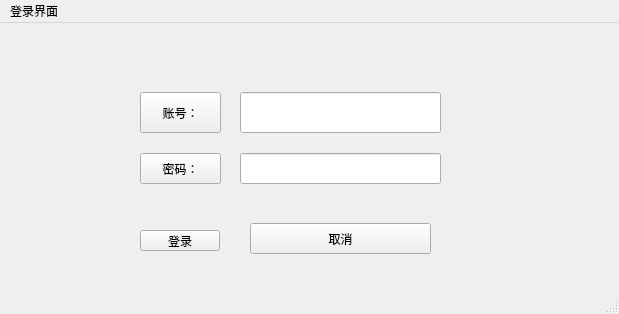
<?xml version="1.0" encoding="UTF-8"?>
<ui version="4.0">
 <class>second</class>
 <widget class="QMainWindow" name="second">
  <property name="geometry">
   <rect>
    <x>0</x>
    <y>0</y>
    <width>619</width>
    <height>314</height>
   </rect>
  </property>
  <property name="windowTitle">
   <string>MainWindow</string>
  </property>
  <property name="styleSheet">
   <string notr="true"/>
  </property>
  <widget class="QWidget" name="centralwidget">
   <widget class="QLineEdit" name="Number">
    <property name="geometry">
     <rect>
      <x>240</x>
      <y>69</y>
      <width>201</width>
      <height>41</height>
     </rect>
    </property>
   </widget>
   <widget class="QLineEdit" name="word">
    <property name="geometry">
     <rect>
      <x>240</x>
      <y>130</y>
      <width>201</width>
      <height>31</height>
     </rect>
    </property>
   </widget>
   <widget class="QPushButton" name="number">
    <property name="geometry">
     <rect>
      <x>140</x>
      <y>69</y>
      <width>81</width>
      <height>41</height>
     </rect>
    </property>
    <property name="text">
     <string>账号：</string>
    </property>
   </widget>
   <widget class="QPushButton" name="pushButton_2">
    <property name="geometry">
     <rect>
      <x>140</x>
      <y>130</y>
      <width>81</width>
      <height>31</height>
     </rect>
    </property>
    <property name="text">
     <string>密码：</string>
    </property>
   </widget>
   <widget class="QPushButton" name="pushButton">
    <property name="geometry">
     <rect>
      <x>140</x>
      <y>207</y>
      <width>80</width>
      <height>21</height>
     </rect>
    </property>
    <property name="text">
     <string>登录</string>
    </property>
   </widget>
   <widget class="QPushButton" name="pushButton_4">
    <property name="geometry">
     <rect>
      <x>250</x>
      <y>200</y>
      <width>181</width>
      <height>31</height>
     </rect>
    </property>
    <property name="text">
     <string>取消</string>
    </property>
   </widget>
  </widget>
  <widget class="QMenuBar" name="menubar">
   <property name="geometry">
    <rect>
     <x>0</x>
     <y>0</y>
     <width>619</width>
     <height>17</height>
    </rect>
   </property>
   <widget class="QMenu" name="menu">
    <property name="title">
     <string>登录界面</string>
    </property>
   </widget>
   <addaction name="menu"/>
  </widget>
  <widget class="QStatusBar" name="statusbar"/>
 </widget>
 <resources/>
 <connections/>
</ui>
